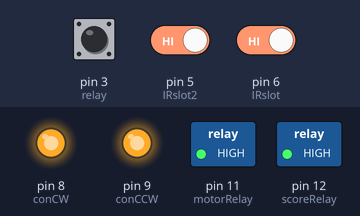
This sketch was run on a simulated Arduino Uno, built with avr-gcc and run on an emulated ATmega328P. On the bench: switched loads named in the sketch (green lamp = pin HIGH), output pins drawn as LEDs (lit = HIGH). The test bench sets the inputs (shaded band); at power-on: pin 6 (IRslot) HIGH, pin 5 (IRslot2) HIGH, pin 3 (relay) HIGH.

Above: at 16.2 s.
16.3 s: pin 6 (IRslot) driven LOW
At 17.5 s:
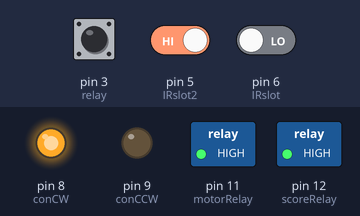
17.8 s: pin 5 (IRslot2) driven LOW
At 25.8 s:
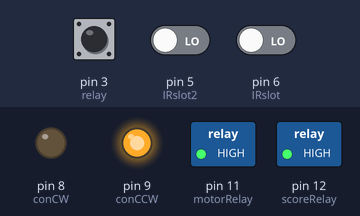
Timing chart, 0 to 26.3 s (numbered marks = the images above; inputs shaded):
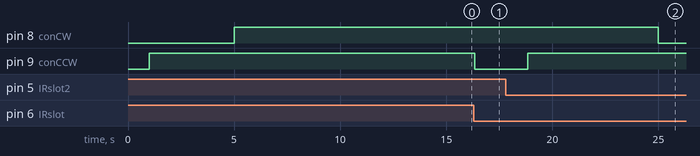

Measured:
- after the input at 16.3 s, pin 9 (conCCW): HIGH → LOW after 0.05 s
- after the input at 17.8 s, pin 8 (conCW): HIGH → LOW after 7.2 s; pin 9 (conCCW): LOW → HIGH after 1.1 s

The sketch:

basketball_conveyor.ino
```cpp
#include <Servo.h>
int relay = 3; //#button
int scoreRelay = 12; //#relay
int motorRelay = 11 ; // trigger ng motor
int IRslot = 6; //#outer IR
int IRslot2 = 5; //inner ir
int conCW = 8; //RED POSITIVE MTR BLUE
int conCCW =9; //BLACK NEGATIVE MTR GRN
int enA = 13;
int scanning = 6000;
//boolean setup = true;
boolean detect = false;
boolean scan = false;
boolean go = false;
boolean complete = false;
boolean Rpressed = false;


void setup()
{
//  pinMode(led, OUTPUT);
  pinMode(scoreRelay, OUTPUT);
  pinMode(motorRelay, OUTPUT);
  pinMode(relay, INPUT_PULLUP);
  pinMode(IRslot, INPUT);
  pinMode(IRslot2, INPUT);
  pinMode(conCW, OUTPUT);
  pinMode(conCCW, OUTPUT);
  digitalWrite(scoreRelay, HIGH);
  digitalWrite(motorRelay, HIGH);
  Rpressed = false;
 digitalWrite(enA, 150);
  delay(1000);
    digitalWrite(conCCW, HIGH);
    digitalWrite(conCW, LOW);
    delay(4000);
    digitalWrite(conCCW, HIGH);
    digitalWrite(conCW, HIGH);
delay(10000);
//  rises(300);
}

void loop() {
  if(digitalRead(IRslot) == LOW && complete == false && go == false){
    detect = true;
    digitalWrite(conCCW, LOW);
    digitalWrite(conCW, HIGH);
  }
  if(digitalRead(IRslot2) == LOW && detect == true){
    delay(1000);
    detect = false;
    digitalWrite(conCCW, HIGH);
    digitalWrite(conCW, HIGH);
    complete = true;
    scan = true;
    delay(scanning);
  }
  if(digitalRead(relay) == HIGH){
    go = false;
    delay(150);
    }
//    if(digitalRead(relay) == LOW && digitalRead(IRslot2) == LOW){
//    go = true;
//    delay(150);
//    }
    if(digitalRead(relay) == LOW ){
    go = true;
    delay(150);
    }
  if(scan == true && go == false){
//    delay(3000);
    digitalWrite(conCCW, HIGH);
    digitalWrite(conCW, LOW);
    delay(8000);
    digitalWrite(conCCW, HIGH);
    digitalWrite(conCW, HIGH);
    scan = false;
    complete = false;
    delay(2000);

  }

  if(scan == true && go == true && Rpressed == false){
    delay(500);
   digitalWrite(scoreRelay, LOW);
   digitalWrite(motorRelay, LOW);
  delay(500);
   digitalWrite(scoreRelay, HIGH);
   digitalWrite(motorRelay, HIGH);
//    go = false;
    scan = false;
    complete = false;
    Rpressed = true;


  }

  if(Rpressed == true){
    delay(500);
        digitalWrite(conCCW, LOW);
    digitalWrite(conCW, HIGH);
    delay(10000);
    digitalWrite(conCCW, HIGH);
    digitalWrite(conCW, HIGH);
    Rpressed = false;
        delay(2000);
            go = false;
            delay(5000);
  }
}
```
